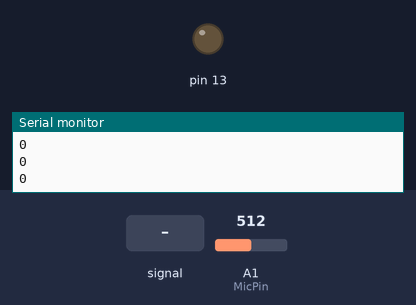
This sketch was run on a simulated Arduino Uno, built with avr-gcc and run on an emulated ATmega328P. Shown: output pins drawn as LEDs (lit = HIGH), the last lines printed to the serial monitor. The test bench sets the inputs (shaded band); at power-on: A1 (MicPin) = 512.

Above: at 1.2 s.
1.3 s: A1 (MicPin) fed a 200 Hz sine of ±81 counts around its level
At 3.2 s:
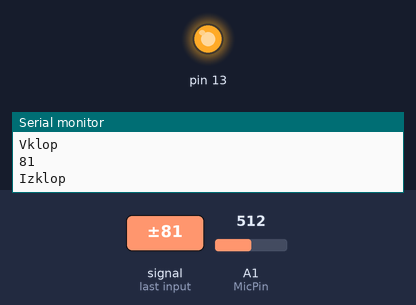
4.3 s: A1 (MicPin) set to 716
6.2 s: A1 (MicPin) set to 746
At 8.1 s:
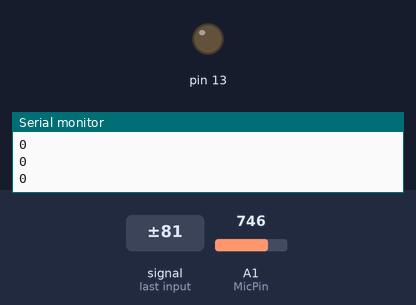
Timing chart, 0 to 9.6 s (numbered marks = the images above; inputs shaded):
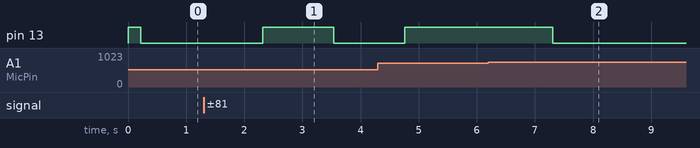

The sketch:

ClapSensor.ino
```cpp
#define MicSamples (1024*2)
#define MicPin A1
 bool relay = false;

// measure basic properties of the input signal
// determine if analog or digital, determine range and average.
void setup(){
  Serial.begin(9600);
 digitalWrite(13, HIGH);

  }
void loop(){

{
  pinMode(13, OUTPUT);


        long signalAvg = 0, signalMax = 0, signalMin = 1024, t0 = millis();
    for (int i = 0; i < MicSamples; i++)
    {
        int k = analogRead(MicPin);
        signalMin = min(signalMin, k);
        signalMax = max(signalMax, k);
        signalAvg += k;
    }
    signalAvg /= MicSamples;


    // print
    Serial.println(signalMax - signalAvg);
    if((signalMax - signalAvg)>12){
      if(relay == false){
      relay = true;
      Serial.println("Vklop");
      delay(1000);
      }
      else{
      relay = false;
      Serial.println("Izklop");
      delay(1000);
      }
      }
    if(relay == true){
      digitalWrite(13, HIGH);

      }
    if(relay == false){
      digitalWrite(13, LOW);

      }

}}
```

Measured:
- the behaviour switches between 738 and 739 on A1 (MicPin) (found by bisection; images 1 and 2)
- after the input at 1.3 s, pin 13: LOW → HIGH after 1.0 s, → LOW 1.2 s later
- after the input at 6.2 s, pin 13: HIGH → LOW after 1.1 s
